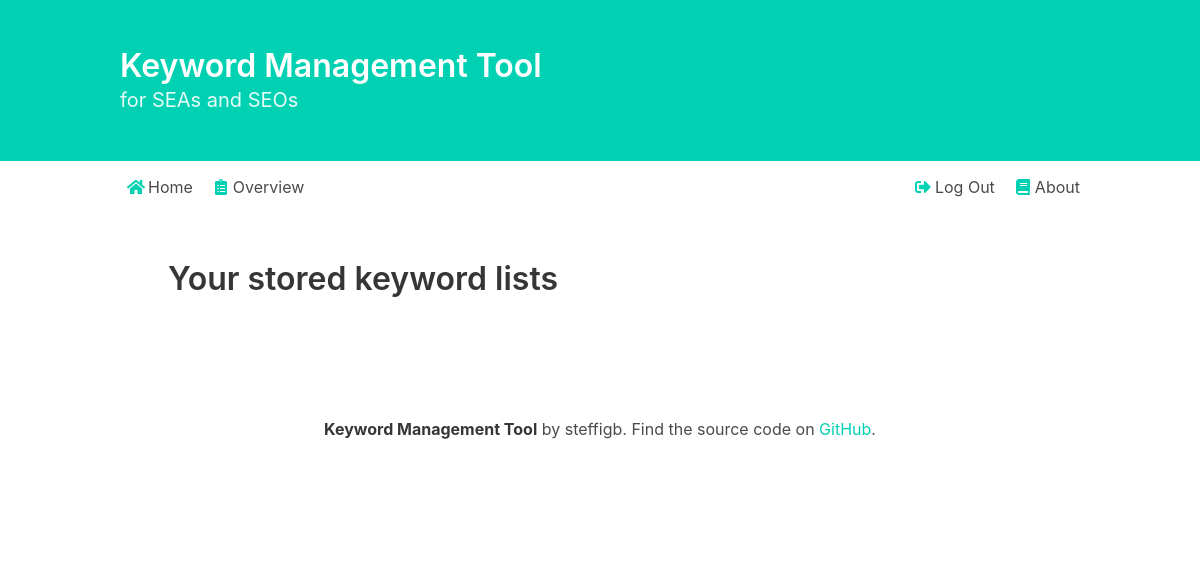
/overview (signed in), run on an earlier commit of the app's database.
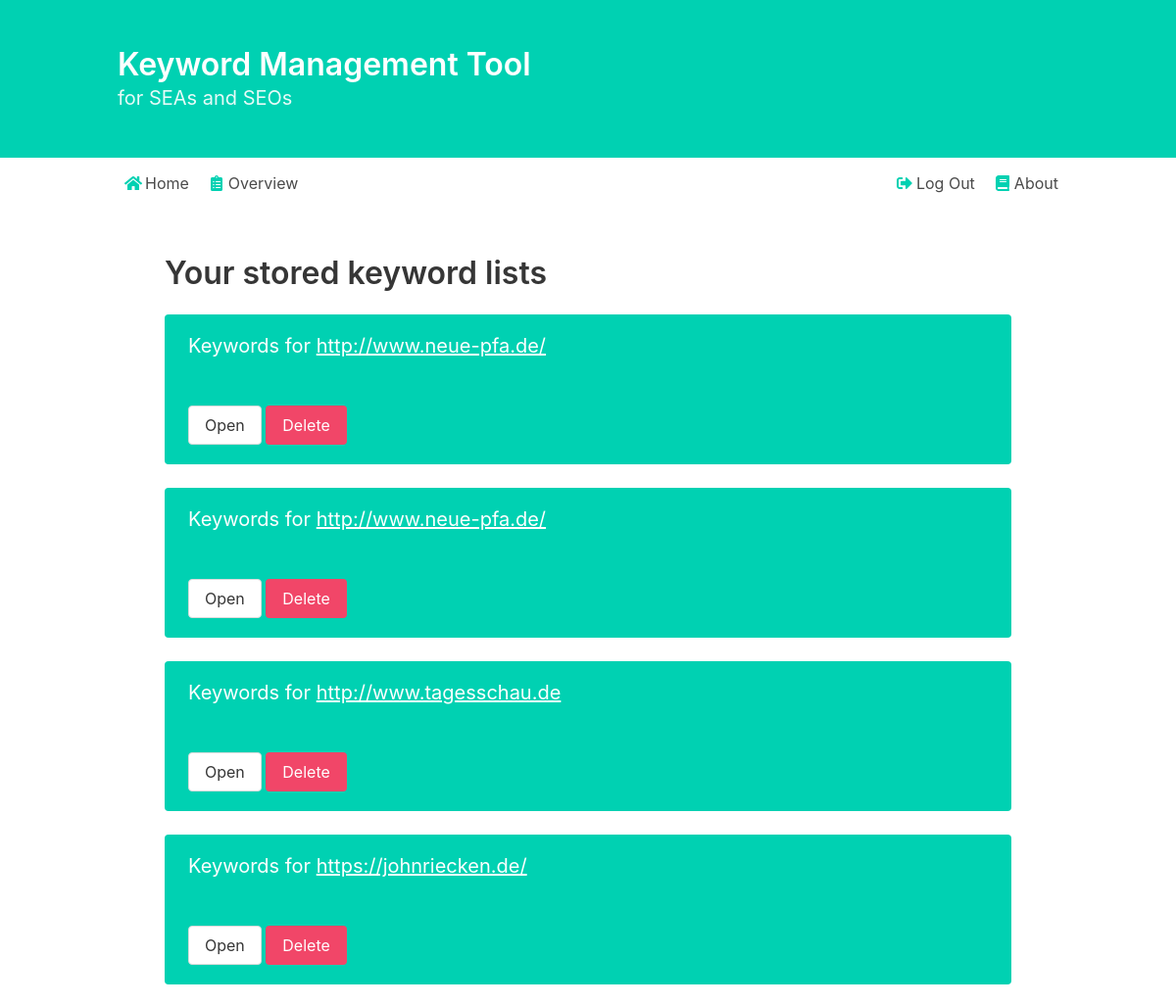
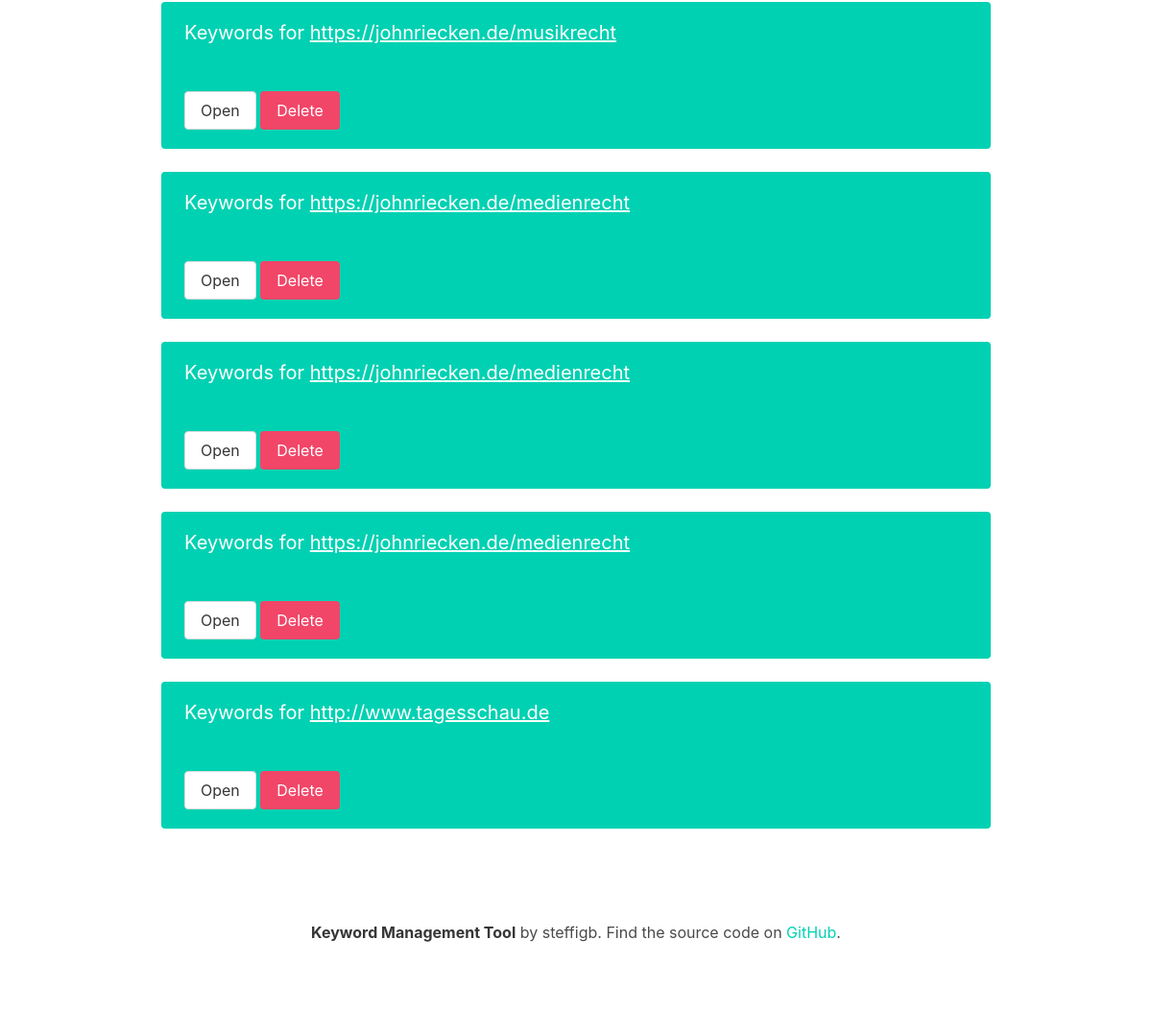
And on a later commit of the database (2 pictures, top to bottom).
### keywords/models.py (models this page shows)
class KeywordsList(models.Model):
    description = models.TextField(max_length=200)
    url = models.CharField(max_length=200)
    author = models.ForeignKey(
        settings.AUTH_USER_MODEL,
        on_delete=models.CASCADE,
    )

### keywords/views.py (the view)
# urls.py: path('overview', views.keyword_list_overview, name='overview'),
@login_required
def keyword_list_overview(request):
    my_keyword_lists = KeywordsList.objects.filter(author=request.user)
    context = {
        "lists": my_keyword_lists
    }
    template = loader.get_template('keywords/overview.html')
    return HttpResponse(template.render(context, request))

### keywords/templates/keywords/overview.html (shortened to what this page needs)
{% extends 'keywords/base.html' %}
{% block content %}
<section class='section'>
  <div class='container'>
    <h1 class='title'>Your stored keyword lists</h1>
    <div class='tile is-ancestor'>
      <div class='tile is-parent is-vertical'>
        {% for list in lists %}
        <div class='tile is-child notification is-primary'>
          <h3 class='subtitle'>Keywords for <a href='{{list.url}}'>{{list.url}}</a></h3>
          <br/>
          <a href='{% url 'list' list.id %}' class='button'>Open</a>
          <a href='' class='button is-danger'>Delete</a>
        </div>
        {% endfor %}
      </div>
    </div>
  </div>
</section>
{% endblock %}

### keywords/templates/keywords/base.html (shortened to what this page needs)
<!DOCTYPE html>
<html>
  <head>
    <link rel='stylesheet' href='https://cdnjs.cloudflare.com/ajax/libs/bulma/0.7.1/css/bulma.min.css'>
  </head>
  <section class='hero is-primary'>
    <div class='hero-body'>
      <div class='container'>
        <h1 class='title'>
          Keyword Management Tool
        </h1>
        <h2 class='subtitle'>
          for SEAs and SEOs
        </h2>
      </div>
    </div>
  </section>
  <body>
    <section>
      <div class='container'>
        <nav class='navbar is-transparent' role='navigation' aria-label='main navigation'>
          <div class='navbar-menu'>
            <div class='navbar-start'>
              <a class='navbar-item' href='{% url 'index' %}'>
                <span class='icon has-text-primary'>
                  <i class='fas fa-home' style='margin-right: 0.5rem'></i>
                </span>
                Home
              </a>
              {% if user.is_authenticated %}
              <a class='navbar-item' href='{% url 'overview' %}'>
                <span class='icon has-text-primary'>
                  <i class='fas fa-clipboard-list' style='margin-right: 0.5rem'></i>
                </span>
                Overview
              </a>
              {% endif %}
            </div>
            <div class='navbar-end'>
              {% if user.is_authenticated %}
              <a class='navbar-item' href='{% url 'logout' %}'>
                <span class='icon has-text-primary'>
                  <i class='fas fa-sign-out-alt' style='margin-right: 0.5rem'></i>
                </span>
                Log Out
              </a>
              {% endif %}
              <a class='navbar-item' href='{% url 'about' %}'>
                <span class='icon has-text-primary'>
                  <i class='fas fa-book' style='margin-right: 0.5rem'></i>
                </span>
                About
              </a>
            </div>
          </div>
        </nav>
    {% block content %}
    {% endblock %}
  </body>
  <footer class='footer has-background-white'>
  <div class='content has-text-centered has-background-white'>
    <p>
      <strong>Keyword Management Tool</strong> by steffigb. Find the source code on
      <a class='has-text-primary' href='https://github.com/steffigb/keywordTool'>GitHub</a>.
    </p>
  </div>
  </footer>
</html>

What changed in the data, as far as the page shows it:
added KeywordsList: url "http://www.neue-pfa.de/"
added KeywordsList: url "http://www.neue-pfa.de/"
added KeywordsList: url "http://www.tagesschau.de"
added KeywordsList: url "https://johnriecken.de/"
added KeywordsList: url "https://johnriecken.de/musikrecht"
added KeywordsList: url "https://johnriecken.de/medienrecht"
added KeywordsList: url "https://johnriecken.de/medienrecht"
added KeywordsList: url "https://johnriecken.de/medienrecht"
added KeywordsList: url "http://www.tagesschau.de"
